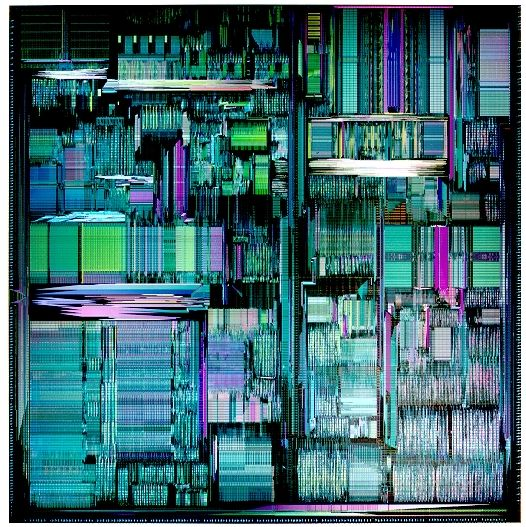
%> input picture 123.jpg, 526 x 527 px
$ octave adsp_4_4.m   (GNU Octave 9; MATLAB toolbox functions it lacks are replaced by stand-ins)
%> lines starting %> are read from the running program, lines starting %| are printed output that depends on the picture; in (x1, y1, x2, y2) boxes, pixels count from 0 and x2, y2 are one past the last pixel; in counts of white or black regions, pixels touching at a corner belong together; the program's own positions count from 1
clc
clear all
close all


x=double(rgb2gray(imread('123.jpg')));
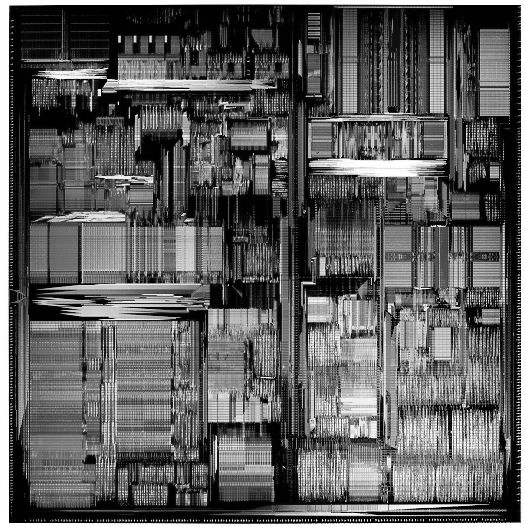
%> x: size 527x526 double; min 0, max 255, mean 94.3

h=zeros(8,8);
h(1:2:end,:)=1;
h(2:2:end,:)=-1;

y=conv2(x,h,'same');
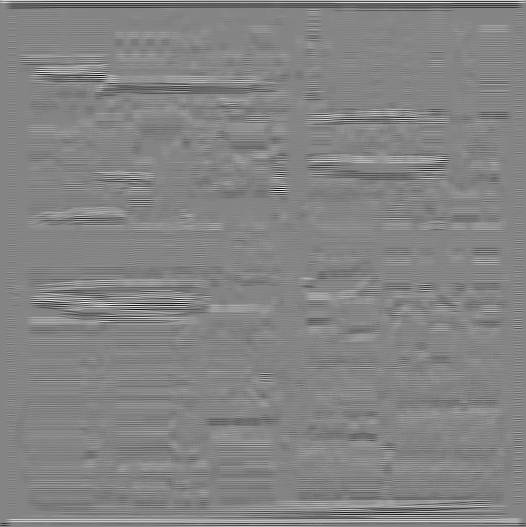
%> y: size 527x526 double; min -3403, max 3146, mean -0.1; drawn with min black and max white
figure
imshow(y)
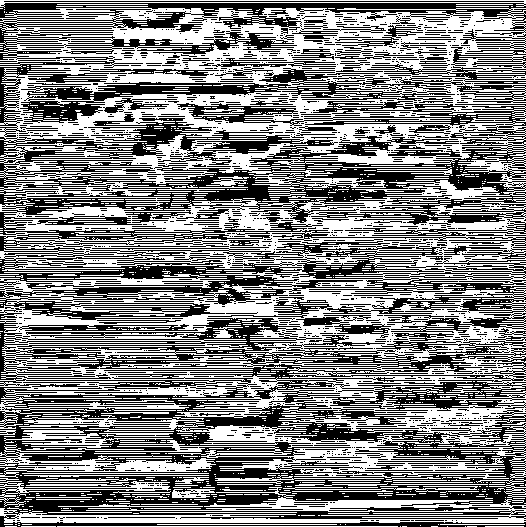
%> displayed picture: size 527x526, on the screen's scale of 0 to 255; 51.1% white; 1687 black regions (1449 under 20 px), largest, box (x1, y1, x2, y2) and area: (0, 318, 526, 519) 46427, (0, 100, 526, 247) 28673, (0, 236, 526, 320) 16773

y2=corr2(x,y);
%> y2 = 0.0482

$ run again, with 324.jpg copied over 123.jpg
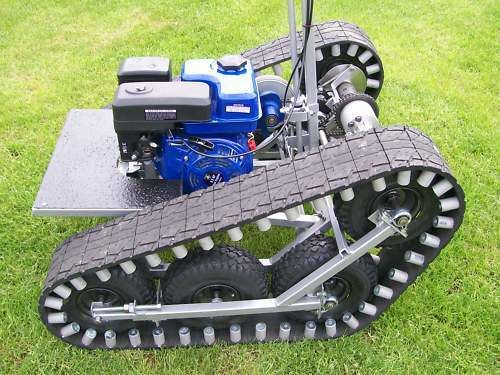
%> input picture 324.jpg, 500 x 375 px
%> `y=conv2(x,h,'same');`:
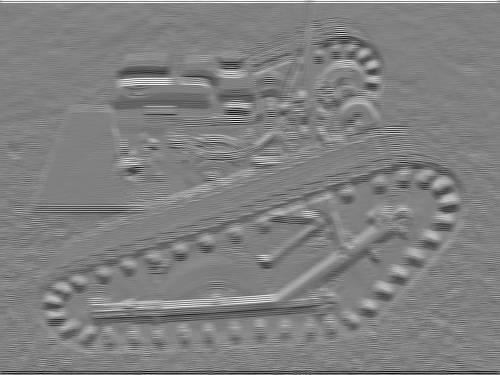
%> y: size 375x500 double; min -1757, max 1718, mean -2.4; drawn with min black and max white
%> `imshow(y)`:
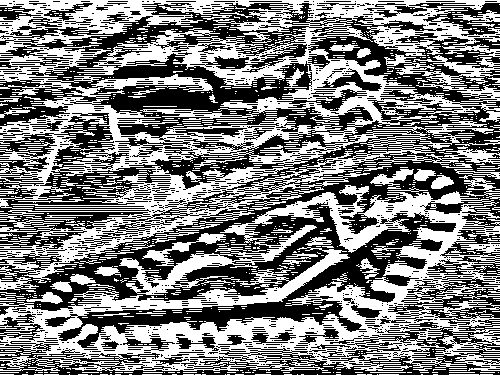
%> displayed picture: size 375x500, on the screen's scale of 0 to 255; 49% white; 1234 white regions (1102 under 20 px), largest, box (x1, y1, x2, y2) and area: (0, 0, 500, 283) 43823, (0, 185, 500, 371) 29404, (119, 225, 317, 295) 3078
%> y2 = 0.00942
